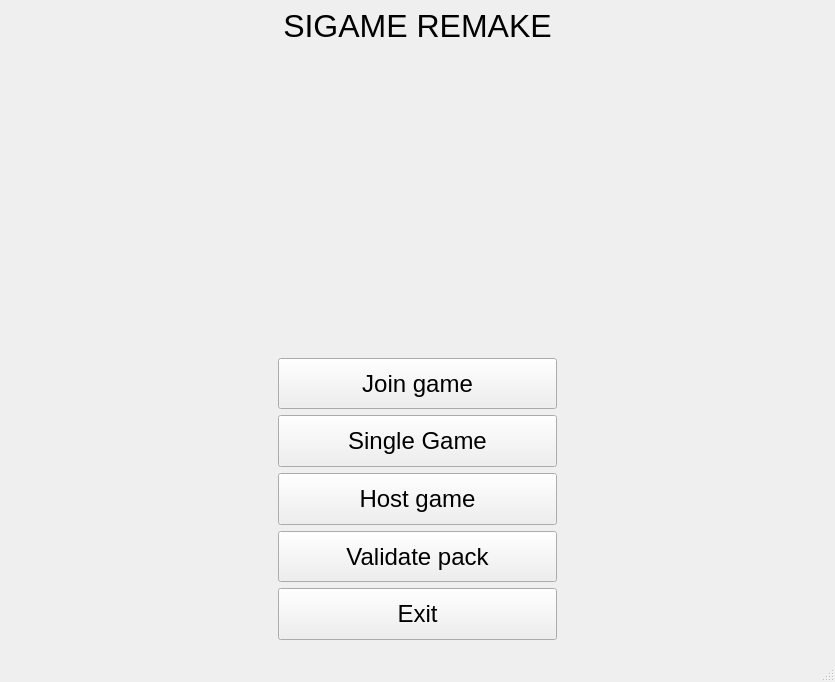
<?xml version="1.0" encoding="UTF-8"?>
<ui version="4.0">
 <class>MainWindow</class>
 <widget class="QMainWindow" name="MainWindow">
  <property name="geometry">
   <rect>
    <x>0</x>
    <y>0</y>
    <width>835</width>
    <height>682</height>
   </rect>
  </property>
  <property name="windowTitle">
   <string>MainWindow</string>
  </property>
  <widget class="QWidget" name="centralwidget">
   <property name="sizePolicy">
    <sizepolicy hsizetype="Expanding" vsizetype="Expanding">
     <horstretch>0</horstretch>
     <verstretch>0</verstretch>
    </sizepolicy>
   </property>
   <layout class="QHBoxLayout" name="horizontalLayout" stretch="1,1,1">
    <property name="leftMargin">
     <number>0</number>
    </property>
    <property name="topMargin">
     <number>0</number>
    </property>
    <property name="rightMargin">
     <number>0</number>
    </property>
    <property name="bottomMargin">
     <number>0</number>
    </property>
    <item>
     <spacer name="horizontalSpacer">
      <property name="orientation">
       <enum>Qt::Orientation::Horizontal</enum>
      </property>
      <property name="sizeHint" stdset="0">
       <size>
        <width>271</width>
        <height>20</height>
       </size>
      </property>
     </spacer>
    </item>
    <item>
     <layout class="QVBoxLayout" name="verticalLayout">
      <item>
       <widget class="QLabel" name="label">
        <property name="sizePolicy">
         <sizepolicy hsizetype="Minimum" vsizetype="Minimum">
          <horstretch>0</horstretch>
          <verstretch>0</verstretch>
         </sizepolicy>
        </property>
        <property name="font">
         <font>
          <pointsize>24</pointsize>
         </font>
        </property>
        <property name="text">
         <string>SIGAME REMAKE</string>
        </property>
        <property name="alignment">
         <set>Qt::AlignmentFlag::AlignCenter</set>
        </property>
       </widget>
      </item>
      <item>
       <spacer name="verticalSpacer">
        <property name="orientation">
         <enum>Qt::Orientation::Vertical</enum>
        </property>
        <property name="sizeType">
         <enum>QSizePolicy::Policy::Maximum</enum>
        </property>
        <property name="sizeHint" stdset="0">
         <size>
          <width>20</width>
          <height>300</height>
         </size>
        </property>
       </spacer>
      </item>
      <item>
       <widget class="QPushButton" name="joinButton">
        <property name="sizePolicy">
         <sizepolicy hsizetype="Minimum" vsizetype="Minimum">
          <horstretch>0</horstretch>
          <verstretch>0</verstretch>
         </sizepolicy>
        </property>
        <property name="maximumSize">
         <size>
          <width>16777215</width>
          <height>100</height>
         </size>
        </property>
        <property name="font">
         <font>
          <pointsize>18</pointsize>
         </font>
        </property>
        <property name="text">
         <string>Join game</string>
        </property>
       </widget>
      </item>
      <item>
       <widget class="QPushButton" name="singleButton">
        <property name="sizePolicy">
         <sizepolicy hsizetype="Minimum" vsizetype="Minimum">
          <horstretch>0</horstretch>
          <verstretch>0</verstretch>
         </sizepolicy>
        </property>
        <property name="maximumSize">
         <size>
          <width>16777215</width>
          <height>100</height>
         </size>
        </property>
        <property name="font">
         <font>
          <pointsize>18</pointsize>
         </font>
        </property>
        <property name="text">
         <string>Single Game</string>
        </property>
       </widget>
      </item>
      <item>
       <widget class="QPushButton" name="hostButton">
        <property name="sizePolicy">
         <sizepolicy hsizetype="Minimum" vsizetype="Minimum">
          <horstretch>0</horstretch>
          <verstretch>0</verstretch>
         </sizepolicy>
        </property>
        <property name="maximumSize">
         <size>
          <width>16777215</width>
          <height>100</height>
         </size>
        </property>
        <property name="font">
         <font>
          <pointsize>18</pointsize>
         </font>
        </property>
        <property name="text">
         <string>Host game</string>
        </property>
       </widget>
      </item>
      <item>
       <widget class="QPushButton" name="validateButton">
        <property name="sizePolicy">
         <sizepolicy hsizetype="Minimum" vsizetype="Minimum">
          <horstretch>0</horstretch>
          <verstretch>0</verstretch>
         </sizepolicy>
        </property>
        <property name="maximumSize">
         <size>
          <width>16777215</width>
          <height>100</height>
         </size>
        </property>
        <property name="font">
         <font>
          <pointsize>18</pointsize>
         </font>
        </property>
        <property name="text">
         <string>Validate pack</string>
        </property>
       </widget>
      </item>
      <item>
       <widget class="QPushButton" name="exitButton">
        <property name="sizePolicy">
         <sizepolicy hsizetype="Minimum" vsizetype="Minimum">
          <horstretch>0</horstretch>
          <verstretch>0</verstretch>
         </sizepolicy>
        </property>
        <property name="maximumSize">
         <size>
          <width>16777215</width>
          <height>100</height>
         </size>
        </property>
        <property name="font">
         <font>
          <pointsize>18</pointsize>
         </font>
        </property>
        <property name="text">
         <string>Exit</string>
        </property>
       </widget>
      </item>
      <item>
       <spacer name="verticalSpacer_2">
        <property name="orientation">
         <enum>Qt::Orientation::Vertical</enum>
        </property>
        <property name="sizeType">
         <enum>QSizePolicy::Policy::Maximum</enum>
        </property>
        <property name="sizeHint" stdset="0">
         <size>
          <width>20</width>
          <height>20</height>
         </size>
        </property>
       </spacer>
      </item>
     </layout>
    </item>
    <item>
     <spacer name="horizontalSpacer_2">
      <property name="orientation">
       <enum>Qt::Orientation::Horizontal</enum>
      </property>
      <property name="sizeHint" stdset="0">
       <size>
        <width>271</width>
        <height>20</height>
       </size>
      </property>
     </spacer>
    </item>
   </layout>
  </widget>
  <widget class="QMenuBar" name="menubar">
   <property name="geometry">
    <rect>
     <x>0</x>
     <y>0</y>
     <width>835</width>
     <height>23</height>
    </rect>
   </property>
  </widget>
  <widget class="QStatusBar" name="statusbar"/>
 </widget>
 <resources/>
 <connections/>
</ui>
